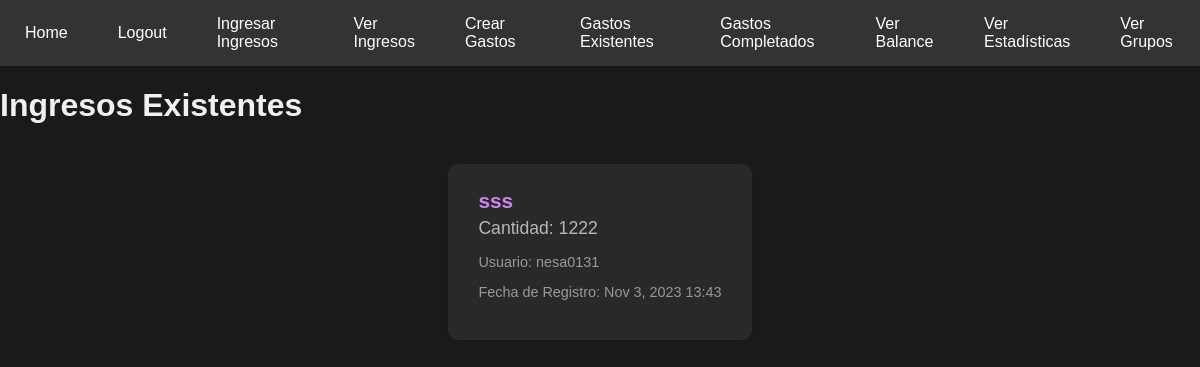
Page /verIngresos/ (signed in) on the earlier database version.
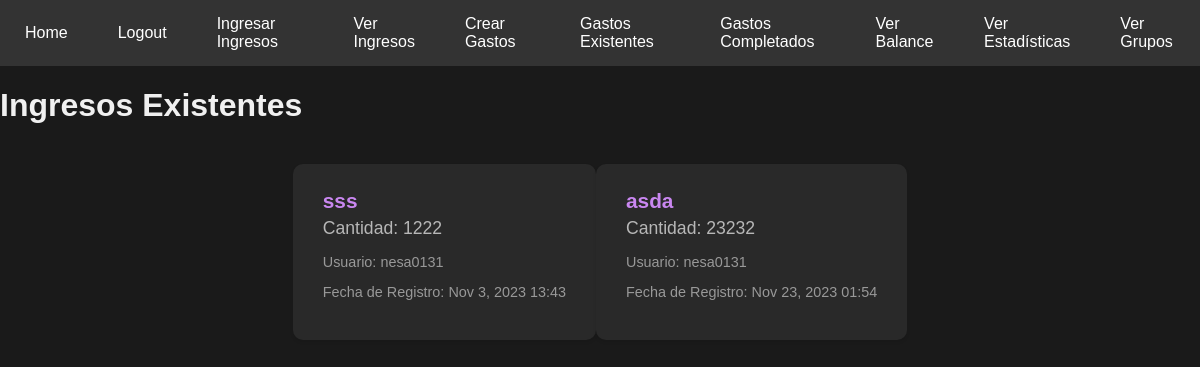
Same page on the later database version.
### tasks/models.py (models this page shows)
class IngresarIngresos(models.Model):
    Nombre = models.CharField(max_length=50)
    Cantidad = models.BigIntegerField(default=0, blank=True, null=True)
    FechaDeRegistro = models.DateTimeField(null=True)
    user = models.ForeignKey(User, on_delete=models.CASCADE)

### tasks/views.py (the view)
# urls.py: path('verIngresos/',views.verIngresos, name = 'verIngresos'),
@login_required
def verIngresos(request):
    if request.method == 'GET':
        now = datetime.now()
        year = now.year
        month = now.month
        first_day = datetime(year, month, 1)
        last_day = first_day + timedelta(days=30)
        ingresos = IngresarIngresos.objects.filter(user=request.user, FechaDeRegistro__range=[first_day, last_day])
        return render(request, 'verIngresos.html', {'Ingresos': ingresos})

### tasks/templates/verIngresos.html (shortened to what this page needs)
{% extends 'base.html' %}
{% block content %}
<div class="container">
    <h1>Ingresos Existentes</h1>
    <ul class="ingresos-list">
        {% for IngresarIngresos in Ingresos %}
        <li class="ingreso-item">
            <a href="{% url 'ingresoDetail' IngresarIngresos.id %}">
                <h2 class="ingreso-title">{{ IngresarIngresos.Nombre }}</h2>
                <p class="ingreso-amount">Cantidad: {{ IngresarIngresos.Cantidad }}</p>
                <p class="ingreso-username">Usuario: {{ IngresarIngresos.user.username }}</p>
                <p class="date-created">Fecha de Registro: {{ IngresarIngresos.FechaDeRegistro|date:'M j, Y H:i' }}</p>
            </a>
        </li>
        {% endfor %}
    </ul>
</div>
{% endblock %}

Differences in the rows shown:
added IngresarIngresos: Nombre "asda", Cantidad "23232", user.username "nesa0131", FechaDeRegistro "Nov 23, 2023 01:54"
